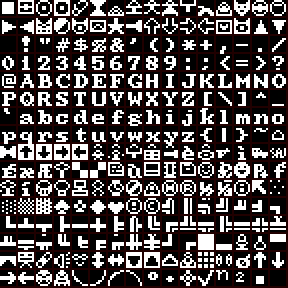
#> input picture Assets/font_n.png, 144 x 144 px (shown 2 times larger)
$ python convert.py
#> lines starting #> are read from the running program, lines starting #| are printed output that depends on the picture
from PIL import Image
import numpy as np

def compress_jpg_to_pixel_bin(input_jpg_path, output_bin_path):
    # Open the JPG image
#> called with input_jpg_path = 'Assets/font_n.png', output_bin_path = 'Assets/font_n.bin'
    img = Image.open(input_jpg_path)
#> img is the input picture: PIL image 144x144 RGBA; mean R, G, B, A 82.9, 76.2, 76.2, 255

    # Convert to P mode (256 colors)
    img = img.convert('P', palette=Image.ADAPTIVE, colors=16)
#> img: PIL image 144x144 P

    # Load the image as an array of pixel data
    img_array = np.array(img)
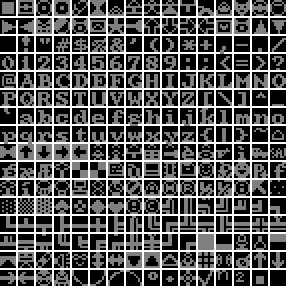
#> img_array: shape (144, 144) (shown 2 times larger); min 0, max 2, mean 0.717; drawn with min black and max white

    # Flatten the array and convert to bytes
    img_bytes = (img_array.flatten().tobytes())

    # Write the bytes to a binary file
    with open(output_bin_path, 'wb') as bin_file:
        bin_file.write(img_bytes)

    print(f"Compressed pixel data saved in {output_bin_path}")

# Example usage
compress_jpg_to_pixel_bin('Assets/font_n.png', 'Assets/font_n.bin')
